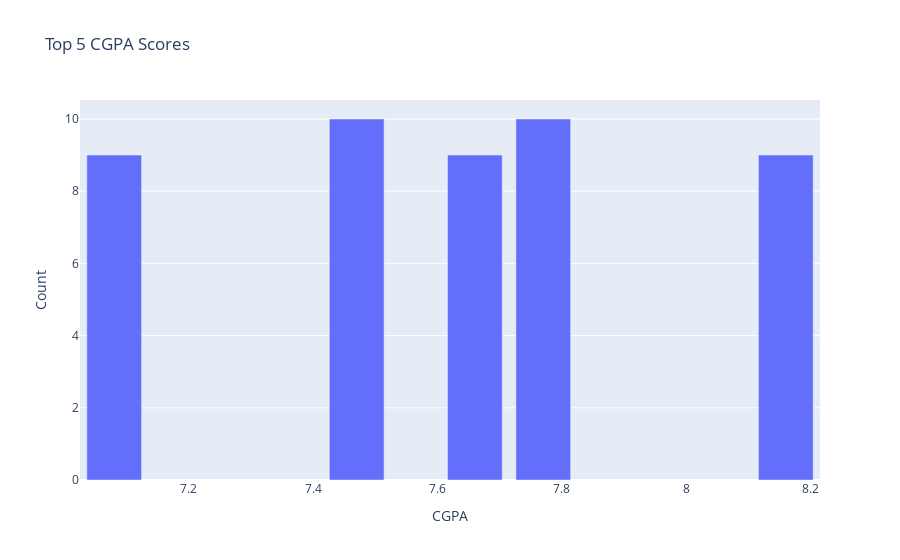

Here is the notebook cell this chart was saved with:
### Code cell
#  Top 5 CGPA Scores
data  =  df['CGPA'].value_counts().head(5).reset_index()
data.columns = ['CGPA', 'Count']

fig = px.bar(data, x='CGPA', y='Count', title='Top 5 CGPA Scores')
fig.show()

### Figure 1 — Plotly figure (JSON) as saved in the notebook; plotly's stock layout.template omitted (floating-point values rounded to 4 significant figures)
{"data": [{"hovertemplate": "CGPA=%{x}<br>Count=%{y}<extra></extra>", "legendgroup": "", "marker": {"color": "#636efa", "pattern": {"shape": ""}}, "name": "", "orientation": "v", "showlegend": false, "textposition": "auto", "type": "bar", "x": [7.77, 7.47, 7.66, 8.16, 7.08], "xaxis": "x", "y": [10, 10, 9, 9, 9], "yaxis": "y"}], "layout": {"barmode": "relative", "legend": {"tracegroupgap": 0}, "title": {"text": "Top 5 CGPA Scores"}, "xaxis": {"anchor": "y", "domain": [0, 1], "title": {"text": "CGPA"}}, "yaxis": {"anchor": "x", "domain": [0, 1], "title": {"text": "Count"}}}}
